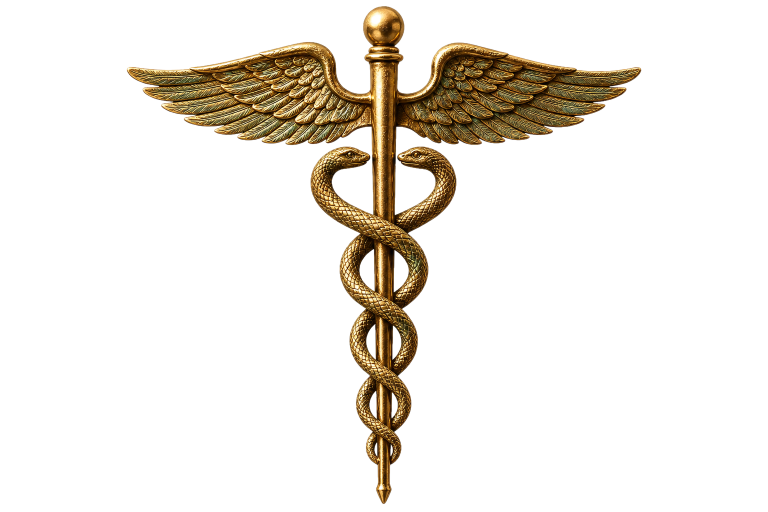
#> input picture tmyh-web/src/assets/images/caduceo-fondo.png, 1536 x 1024 px (shown at 1/2 size)
$ python recortar_caduceo.py
#> lines starting #> are read from the running program, lines starting #| are printed output that depends on the picture; after the words box and inside, x2 and y2 are one past the last pixel; in counts of white or black regions, pixels touching at a corner belong together
"""
recortar_caduceo.py
===================
Recorta el fondo del PNG generado por IA dejando solo el caduceo con
canal alfa real. Detecta pixeles "neutros y claros" (sin tono de color,
alta luminosidad) y los hace transparentes -- sirve tanto para el fondo
exterior como para los huecos internos del simbolo (espacios entre las
espirales de las serpientes y el baston).

La logica clave: el caduceo es siempre dorado/bronce (con saturacion de
color > 0), mientras que el fondo blanco/gris es neutro (R == G == B).
Esa diferencia nos permite distinguir sin tener que hacer flood fill,
asi capturamos tambien los huecos internos.

Uso:
    python scripts/recortar_caduceo.py

Lee y sobrescribe: tmyh-web/src/assets/images/caduceo-fondo.png
"""
from pathlib import Path
import numpy as np
from PIL import Image, ImageFilter

# Path absoluto al PNG dentro del proyecto Astro.
RAIZ = Path(__file__).resolve().parent.parent
IMG_PATH = RAIZ / "tmyh-web" / "src" / "assets" / "images" / "caduceo-fondo.png"

# Tolerancia de saturacion: maxima diferencia entre canal max y min de
# RGB para considerar el pixel "neutro" (sin tono dorado). El fondo
# blanco/gris tiene diferencia ~0-5; el dorado bronce del caduceo, ~30+.
TOL_SATURACION = 22

# Luminosidad minima para que un pixel neutro califique como fondo. Los
# pixeles neutros oscuros (sombras profundas) NO son fondo, son detalle.
TOL_LUMINOSIDAD = 175

# Blur del canal alpha al final, en pixeles. 0.5-1.5 suaviza los bordes
# duros del recorte sin "desenfocar" el caduceo.
ALPHA_BLUR = 0.7


def main() -> None:
    print(f"Procesando: {IMG_PATH}")
    if not IMG_PATH.exists():
        raise SystemExit(f"No existe: {IMG_PATH}")

    img = Image.open(IMG_PATH).convert("RGBA")
#> img is the input picture: PIL image 1536x1024 RGBA; mean R, G, B, A 232.6, 228.2, 221.5, 35.2
    print(f"  modo entrada: {img.mode}, tamano: {img.size}")
#|   modo entrada: RGBA, tamano: (1536, 1024)

    arr = np.array(img)
    h, w = arr.shape[:2]
#> h = 1024; w = 1536
    rgb = arr[:, :, :3].astype(np.int32)

    # Saturacion: diferencia entre canal mas alto y mas bajo de cada
    # pixel. Pixeles "neutros" (grises, blancos) tienen saturacion ~0.
    saturacion = np.max(rgb, axis=2) - np.min(rgb, axis=2)
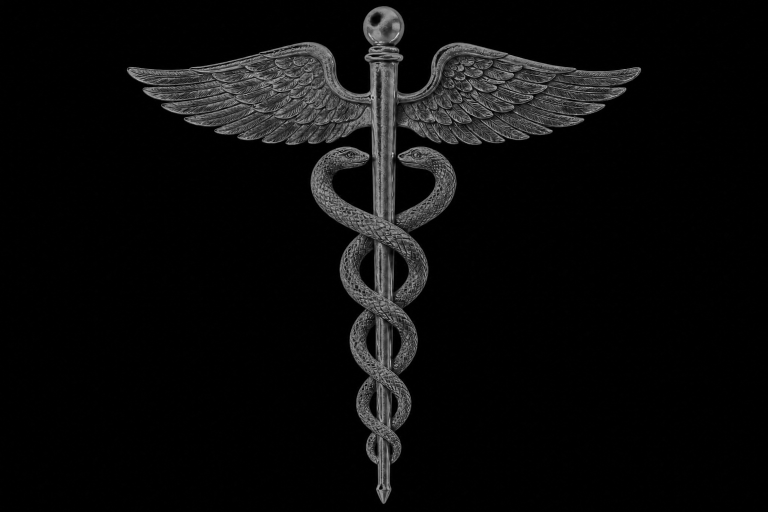
#> saturacion: shape (1024, 1536) int32 (shown at 1/2 size); min 0, max 222, mean 11.4

    # Luminosidad ponderada (formula clasica YUV).
    r, g, b = rgb[:, :, 0], rgb[:, :, 1], rgb[:, :, 2]
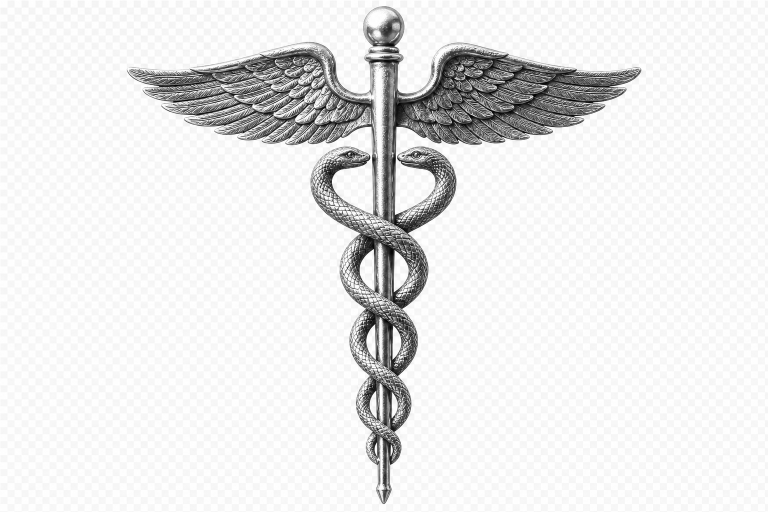
#> r: shape (1024, 1536) int32 (shown at 1/2 size); min 0, max 255, mean 232.6
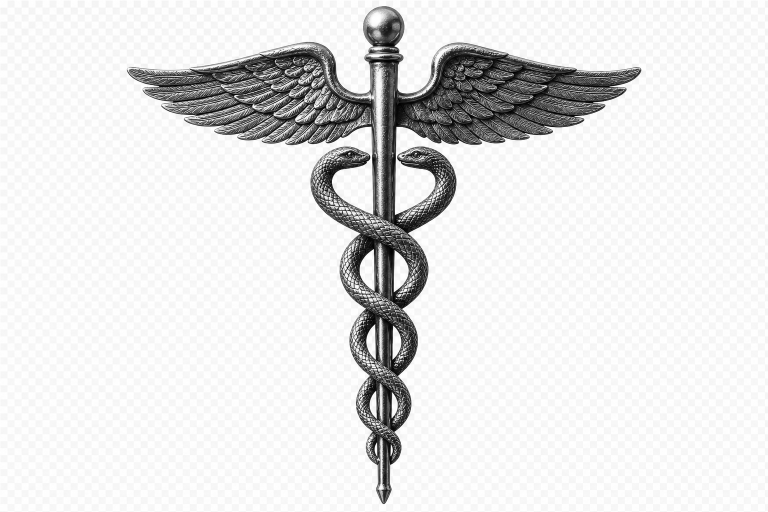
#> g: shape (1024, 1536) int32 (shown at 1/2 size); min 0, max 255, mean 228.2
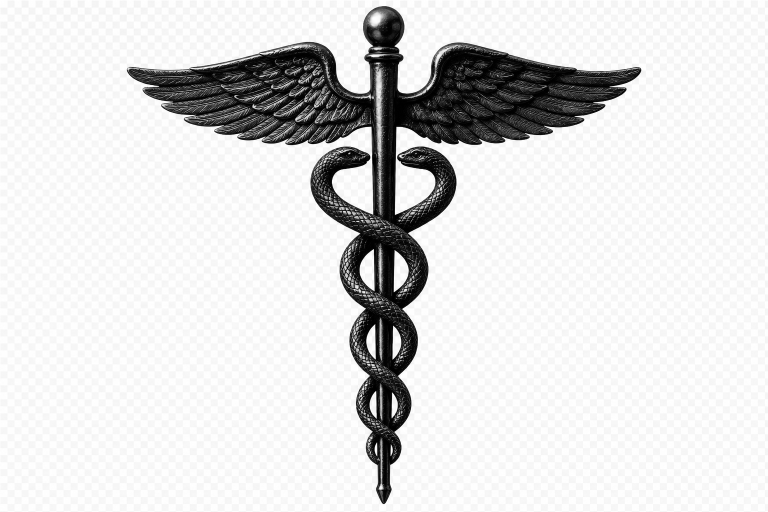
#> b: shape (1024, 1536) int32 (shown at 1/2 size); min 0, max 255, mean 221.5
    luminosidad = 0.299 * r + 0.587 * g + 0.114 * b

    # Mascara: True = pixel a hacer transparente.
    es_fondo = (saturacion < TOL_SATURACION) & (luminosidad > TOL_LUMINOSIDAD)
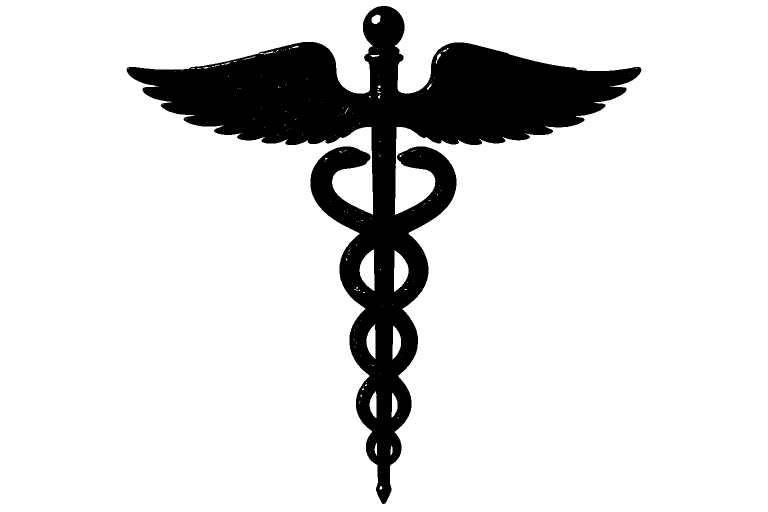
#> es_fondo: shape (1024, 1536) bool (shown at 1/2 size); 86.1% white; 1 black region, box (x1, y1, x2, y2) and area: (253, 12, 1283, 1008) 218690

    pixeles_fondo = int(es_fondo.sum())
#> pixeles_fondo = 1354174
    print(
        f"  pixels marcados como fondo: {pixeles_fondo:,} "
        f"de {h * w:,} ({100 * pixeles_fondo / (h * w):.1f}%)"
    )
#|   pixels marcados como fondo: 1,354,174 de 1,572,864 (86.1%)

    # Aplicar alpha 0 en el fondo.
    arr[:, :, 3][es_fondo] = 0
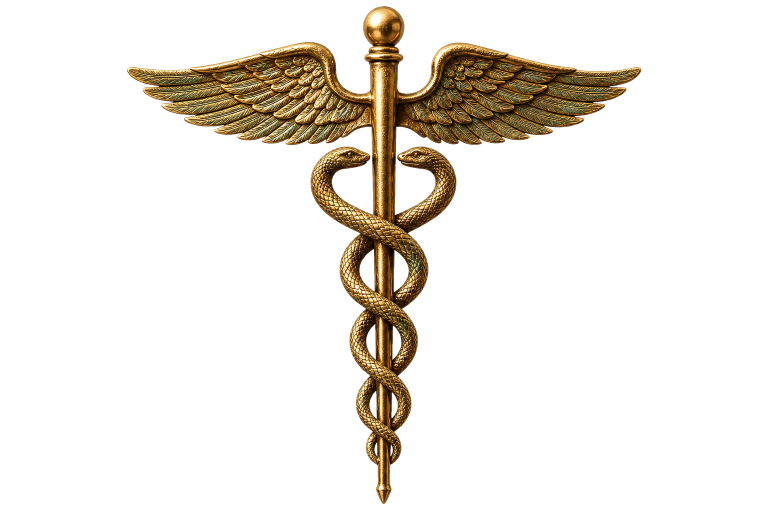
#> arr: shape (1024, 1536, 4) (shown at 1/2 size); 0.9% of pixels changed, all inside (x1, y1, x2, y2) = (251, 10, 1285, 1010); transparent parts drawn white

    result = Image.fromarray(arr, mode="RGBA")

    # Suavizar el borde del recorte (anti-aliasing). Blur SOLO sobre el
    # canal alpha para no afectar los colores del caduceo.
    if ALPHA_BLUR > 0:
        alpha = result.getchannel("A")
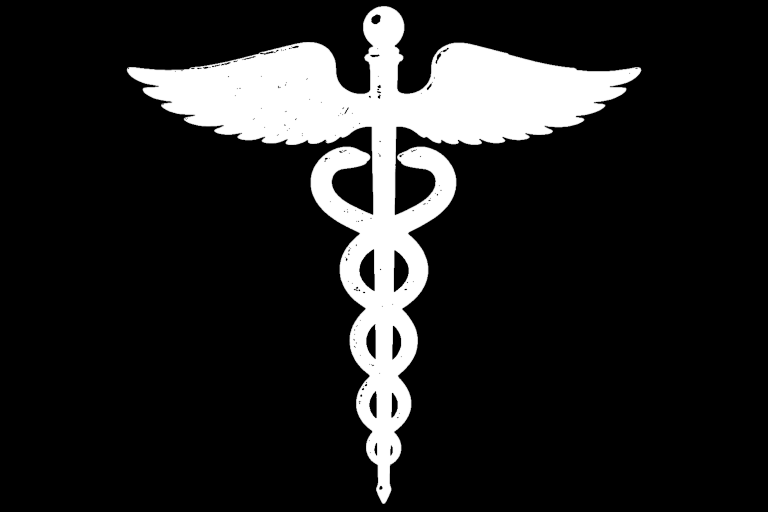
#> alpha: PIL image 1536x1024 L (shown at 1/2 size); min 0, max 255, mean 35
        alpha_smoothed = alpha.filter(ImageFilter.GaussianBlur(radius=ALPHA_BLUR))
        result.putalpha(alpha_smoothed)

    result.save(IMG_PATH, format="PNG", optimize=True)
    print(f"Guardado: {IMG_PATH} ({IMG_PATH.stat().st_size / 1024:.0f} KB)")


if __name__ == "__main__":
    main()

$ run again, with tmyh-web/src/assets/images/sello-certificado.png copied over tmyh-web/src/assets/images/caduceo-fondo.png
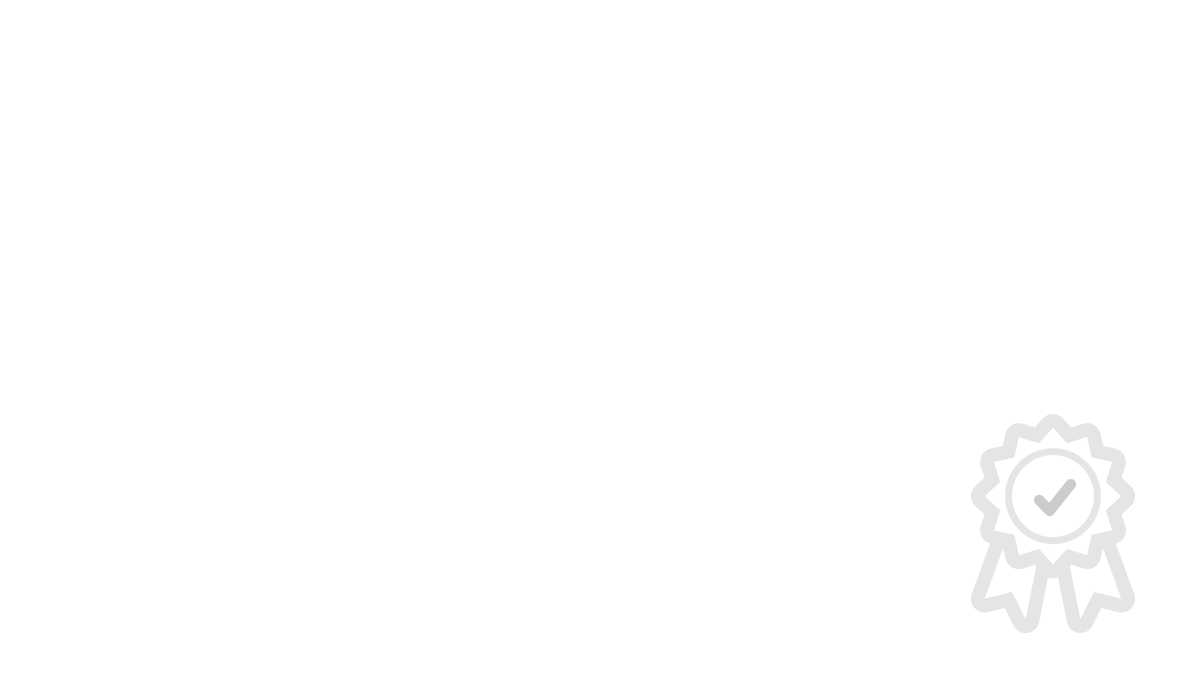
#> input picture tmyh-web/src/assets/images/sello-certificado.png, 1200 x 675 px
#|   modo entrada: RGBA, tamano: (1200, 675)
#> in main, `rgb = arr[:, :, :3].astype(np.int32)`:
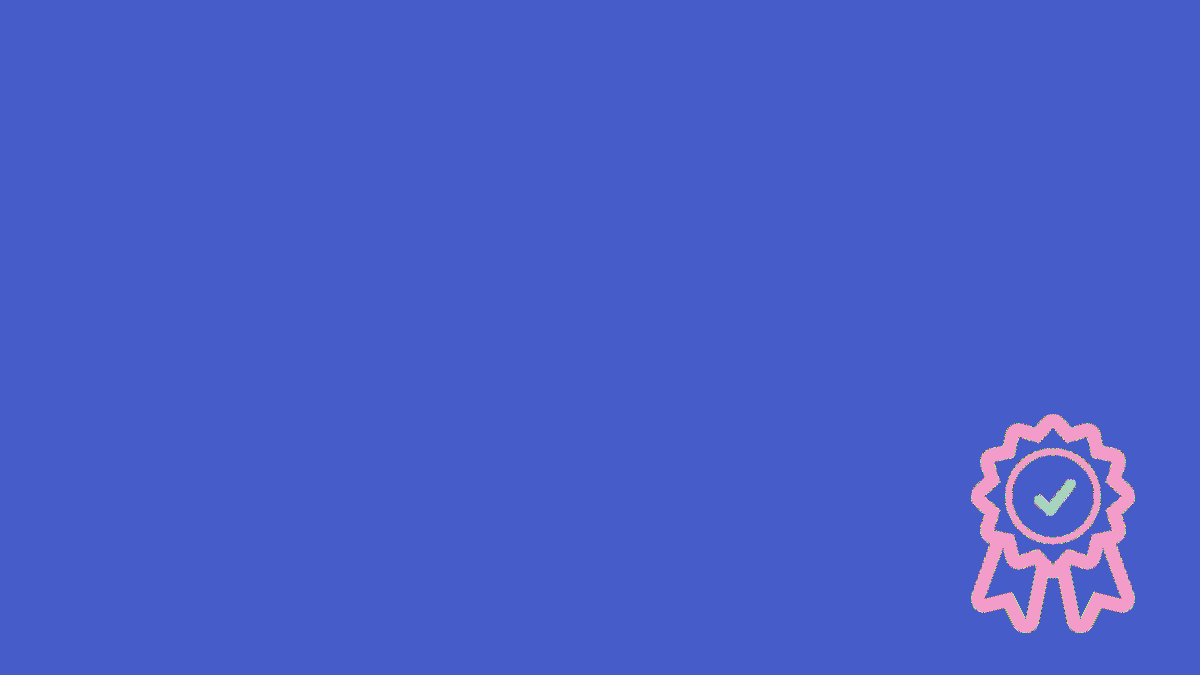
#> rgb: shape (675, 1200, 3) int32; 50 distinct labels, from 204 to 255; one colour per label, 0 black
#> saturacion: shape (675, 1200) int32; every value is 0
#> r: shape (675, 1200) int32; 50 distinct labels, from 204 to 255
#> es_fondo: shape (675, 1200) bool; every value is 1
#> pixeles_fondo = 810000
#|   pixels marcados como fondo: 810,000 de 810,000 (100.0%)
#> alpha: PIL image 1200x675 L; every value is 0
